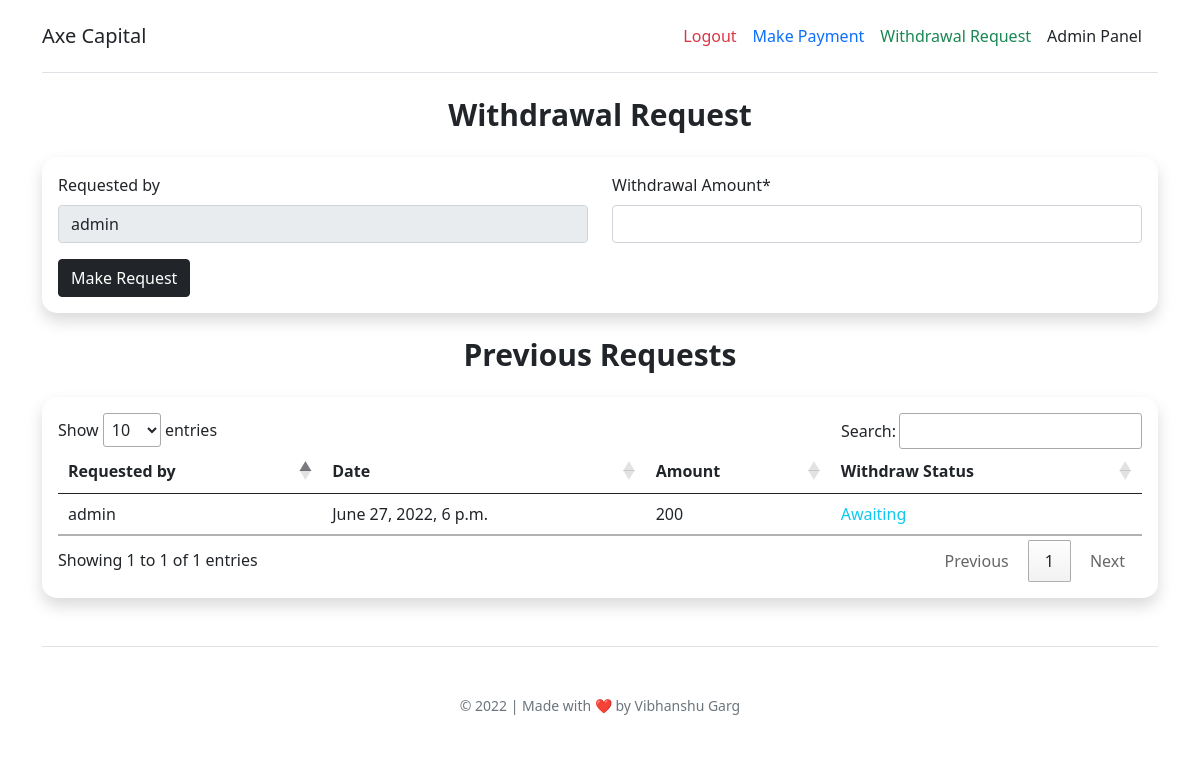
Page /withdraw/ (signed in) on the earlier database version.
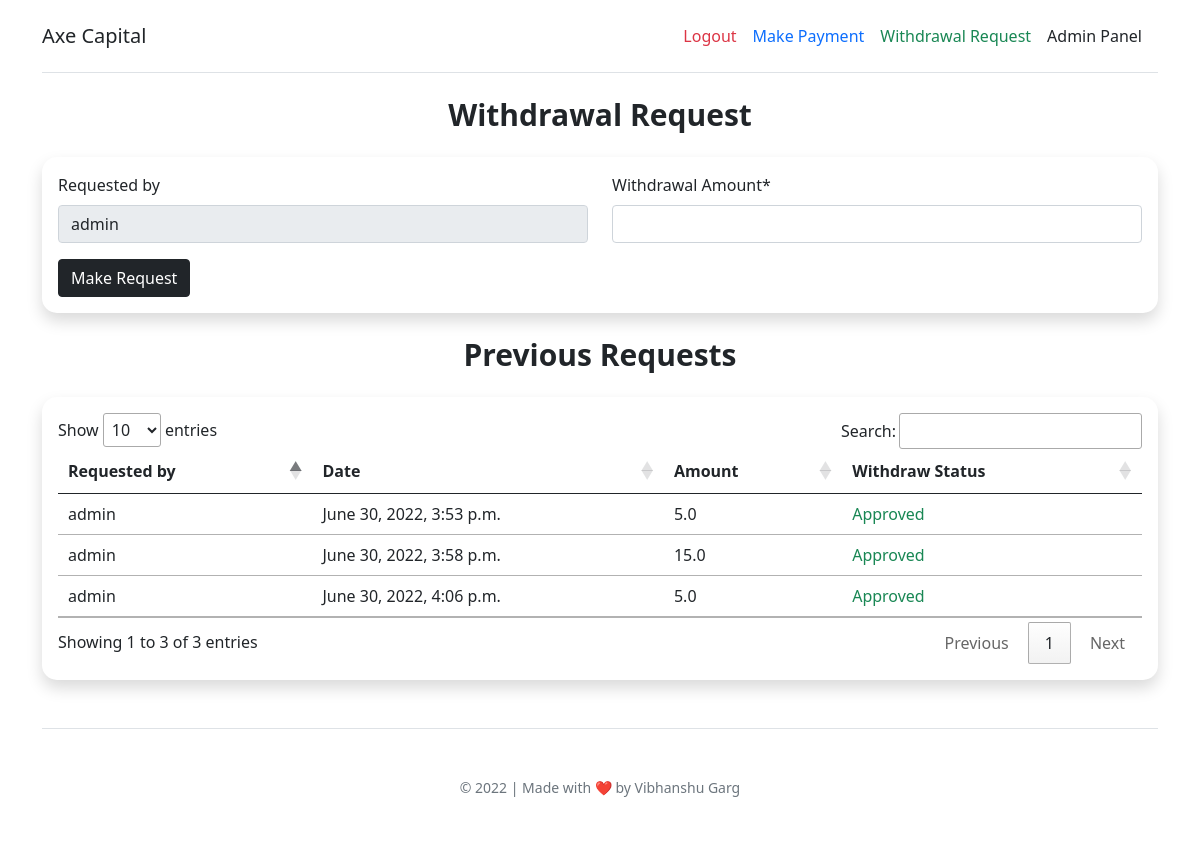
Same page on the later database version.
### myapp/models.py (models this page shows, shortened)
class Withdraw(models.Model):
    requested_by = models.CharField(max_length=100, null=True, blank=True)
    requested_on = models.DateTimeField(default=timezone.now)
    amount = models.FloatField()
    present_balance = models.FloatField(null=True, blank=True)
    invested_balance = models.FloatField(null=True, blank=True)
    status = models.CharField(max_length=5, null=True, blank=True)
    status_updated_by = models.CharField(max_length=100, null=True, blank=True)
    user_commission = models.FloatField(null=True, blank=True, default=25)
    status_updated_on = models.DateTimeField(null=True, blank=True)
    plantype = models.CharField(max_length=200, choices=PLAN_TYPE, default='',null=True, blank=True)

### myapp/views.py (the view, shortened to what this page needs)
# urls.py: path('withdraw/', views.withdraw, name='withdraw'),
@login_required
def withdraw(request):
    data = Withdraw.objects.all()
    mydata = Transaction.objects.values('made_by').annotate(total_present_amount=Sum('amount')).order_by('-total_present_amount').filter(status='TXN_SUCCESS')
    form = WithdrawForm(initial={'requested_by': request.user.username})
    return render(request, 'withdraw.html',{'form':form,'data':data})

### myapp/forms.py
class WithdrawForm(forms.ModelForm):
    class Meta:
        model = Withdraw
        fields = ('requested_by','amount','status','status_updated_by','status_updated_on','present_balance','plantype','user_commission','invested_balance')
        labels = {
            'requested_by': 'Requested by',
            'amount': 'Withdrawal Amount',
            'status': 'Status (Type A/R)',
            'status_updated_by': 'Status updated by',
            'present_balance': 'Present Balance',
            'plantype': 'Plantype',
            'user_commission': 'User Commission',
            'invested_balance': 'Invested Balance'
        }
        widgets = {
        'requested_by':forms.TextInput(attrs={'readonly':True}),
        'status_updated_by':forms.TextInput(attrs={'readonly':True}),
        'plantype':forms.TextInput(attrs={'readonly':True}),
        }

### templates/withdraw.html (shortened to what the changed rows need)
{% load crispy_forms_filters %}
{% load crispy_forms_tags %}
<!doctype html>
<html lang="en">
<head>
    <link href="https://cdn.jsdelivr.net/npm/bootstrap@5.0.0/dist/css/bootstrap.min.css" rel="stylesheet"
>
    <link rel="stylesheet" href="styles.css">
    <link rel="stylesheet" type="text/css" href="https://cdn.datatables.net/1.12.1/css/jquery.dataTables.css">
</head>
<body>
    <div class="container py-3">
        <div class="card shadow my-4" style="border: 0 !important;border-radius:15px">
            <div class="card-body">
                <div class="table-responsive">
                    <table class="table table-sm" id="transTable">
                        <thead>
                            <tr>
                                <th scope="col">Requested by</th>
                                <th scope="col">Date</th>
                                <th scope="col">Amount</th>
                                <th scope="col">Withdraw Status</th>
                            </tr>
                        </thead>
                        <tbody>
                            {% for i in data %}
                            {% if i.requested_by == request.user.username %}
                            <tr>
                                <td>{{i.requested_by}}</td>
                                <td>{{i.requested_on}}</td>
                                <td>{{i.amount}}</td>
                                {% if i.status == 'Roll Over' %}
                                <td class="text-success">Approved</td>
                                {% elif i.status is None %}
                                <td class="text-info">Awaiting</td>
                                {% else %}
                                <td class="text-danger">Rejected</td>
                                {% endif %}
                            </tr>
                            {% endif %}
                            {% endfor %}
                        </tbody>
                    </table>
                </div>
            </div>
        </div>
    </div>
</body>
</html>

Differences in the rows shown:
removed Withdraw: requested_by "admin", requested_on "June 27, 2022, 6 p.m.", amount "200", shows "Awaiting"
added Withdraw: requested_by "admin", requested_on "June 30, 2022, 3:53 p.m.", amount "5.0", status "Approved"
added Withdraw: requested_by "admin", requested_on "June 30, 2022, 3:58 p.m.", amount "15.0", status "Approved"
added Withdraw: requested_by "admin", requested_on "June 30, 2022, 4:06 p.m.", amount "5.0", status "Approved"
Other differences:
text written by a page script: "Show entries Search: Showing 1 to 1 of 1 entries Previous 1 Next" → "Show entries Search: Showing 1 to 3 of 3 entries Previous 1 Next"
